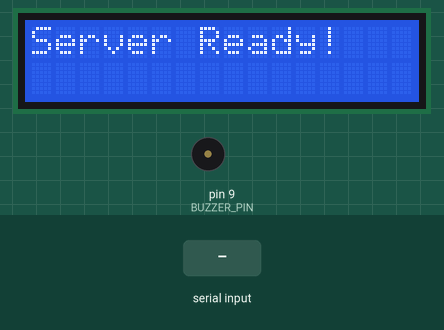
This sketch was run on a simulated Arduino Uno, built with avr-gcc and run on an emulated ATmega328P. Parts: 16×2 character LCD, buzzer (waves = sounding). The test bench sets the inputs (shaded band).

Above: at 1.2 s.
1.3 s: "1\n" received over Serial
At 2.1 s:
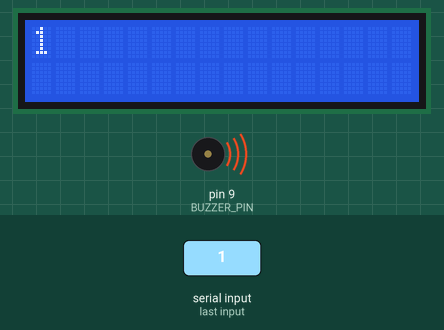
2.8 s: "0\n" received over Serial
At 3.2 s:
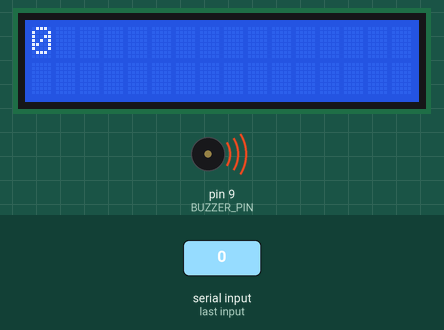
4.3 s: "2\n" received over Serial
At 5.6 s:
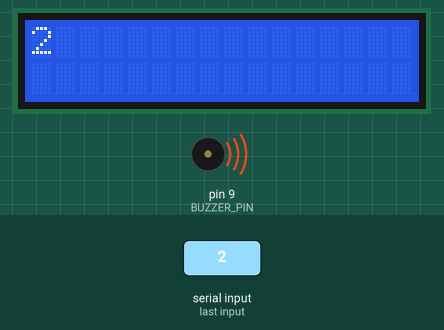
Timing chart, 0 to 7.3 s (numbered marks = the images above; inputs shaded):
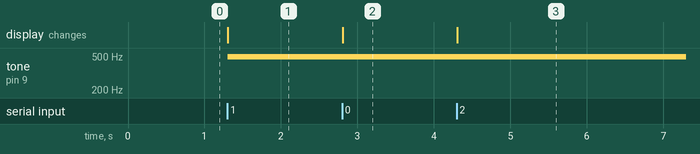

Measured:
- after the input at 1.3 s, tone on pin 9 (BUZZER_PIN): silent → 490 Hz at once; the display: changes at once (image 1)
- after the input at 2.8 s, the display: changes at once (image 2)
- after the input at 4.3 s, the display: changes at once (image 3)

The sketch:

main.ino
```cpp
#include <Wire.h>
#include <LiquidCrystal_I2C.h>

// Set the LCD address to 0x27 for a 16 chars and 2 line display
LiquidCrystal_I2C lcd(0x27, 16, 2);

// --- Define Buzzer Pin (MUST use a PWM pin, like 9, for volume control) ---
const int BUZZER_PIN = 9;

void setup() {
  Serial.begin(9600);

  // Initialize the LCD
  lcd.init();
  lcd.backlight();

  // Set buzzer pin mode
  pinMode(BUZZER_PIN, OUTPUT);

  // Print initial message
  lcd.setCursor(0, 0);
  lcd.print("Server Ready!");
}

void loop() {
  if (Serial.available() > 0) {
    // Read the string until newline character '\n'
    String receivedText = Serial.readStringUntil('\n');
    int separatorIndex = receivedText.indexOf('|');

    lcd.clear(); // Clear old display

    if (separatorIndex != -1) {
      String line1 = receivedText.substring(0, separatorIndex);
      String line2 = receivedText.substring(separatorIndex + 1);

      lcd.setCursor(0, 0);
      lcd.print(line1);

      lcd.setCursor(0, 1);
      lcd.print(line2);
    } else {
      // Fallback if no '|' is found
      lcd.setCursor(0, 0);
      lcd.print(receivedText);
    }

    // Call the function to trigger the buzzer
    beepTwice();
  }
}

// --- Function to make the buzzer beep twice at low volume ---
void beepTwice() {
  for (int i = 0; i < 2; i++) {
    // analogWrite(pin, value). Value is 0 to 255.
    // 5 is very quiet. Change to 10 or 20 if it's too quiet.
    analogWrite(BUZZER_PIN, 10);
    delay(100);

    // Turn off buzzer
    analogWrite(BUZZER_PIN, 0);
    delay(100);
  }
}
```
